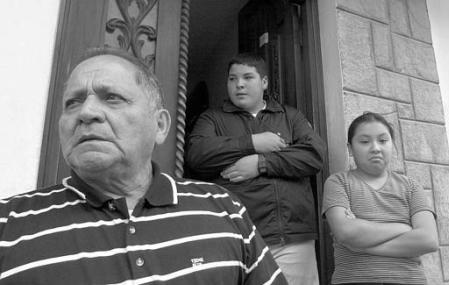
#> input picture data/family.jpg, 449 x 285 px, found by its file name
$ python a2.py   (older library calls are emulated)
#> lines starting #> are read from the running program, lines starting #| are printed output that depends on the picture
import PIL
from PIL import Image, ImageDraw
import numpy as np
import math
#from py2app.recipes import scipy
#import scipy.misc
#from scipy import signal

import ncc
import os,zipfile

#1,1
cwd = os.getcwd()
#print(cwd)
#unzipped the folder

#1,2
#helper function, actually minimizes the image (by .75)
def Minimize(image):
    # h & w of image
    width, height = image.size

    #reducing the scale
    resized_image = image.resize((int(width * 0.75), int(height * 0.75)), Image.BICUBIC)

    return resized_image

#loop that checks the condition and adds to an array
def MakePyramid(image,minsize):
#> called with image = 'family', minsize = 1
    all_images = []
    image = Image.open("/Users/leticianakajima/PycharmProjects/a2/" + image + ".jpg")
#> image is the input picture: PIL image 449x285 L; min 0, max 255, mean 120.4
    width, height = image.size
#> width = 449; height = 285
    all_images.append(image)

#doesnt do this even once
    #loop that minimizes image + adds to all_images array
    while (width > minsize and height > minsize):
        image = Minimize(image)
        width, height = image.size
        all_images.append(image)
#> this loop made 17 passes
#> pass 1, in Minimize, `resized_image = image.resize((int(width * 0.75), int(height * 0.75)), ..`:
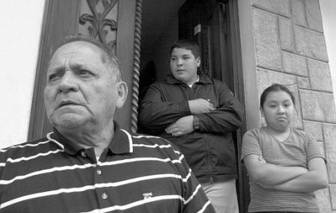
#> resized_image: PIL image 336x213 L; min 0, max 255, mean 120.4
#> pass 2, in Minimize (call 2), `resized_image = image.resize((int(width * 0.75), int(height * 0.75)), ..`:
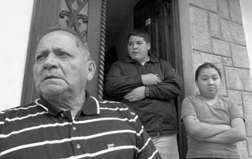
#> resized_image: PIL image 252x159 L; min 0, max 255, mean 120.4
#> pass 3, in Minimize (call 3), `resized_image = image.resize((int(width * 0.75), int(height * 0.75)), ..`:
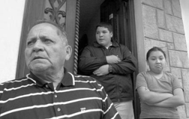
#> resized_image: PIL image 189x119 L; min 0, max 255, mean 120.4
#> after the loop, all_images = 18 items

    return all_images

#1,3
#use imshow to display all images side by side
# [11 lines left out: function ShowPyramid, not called in this run]

#1,4
#find and mark all locations in the pyramid at which the normalized cross correlation (NCC)
# of the template with the image is above the threshold

def FindTemplate(pyramid, template, threshold):

    #reduce template to 15 pixels/define a constant for template width
#> called with template = 'template', threshold = 0.56
    size_template = 15.0
#> size_template = 15
    template = Image.open("/Users/leticianakajima/PycharmProjects/a2/" + template + ".jpg")
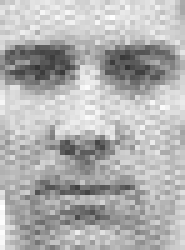
#> input picture data/template.jpg, 37 x 50 px, found by its file name (shown 5 times larger)
#> template is the input picture: PIL image 37x50 L; min 53, max 255, mean 177.3
    width, height = template.size
#> width = 37; height = 50
    scaling_factor = size_template/min(width,height)
#> scaling_factor = 0.405
    new_height = scaling_factor * height
#> new_height = 20.27
    new_width = scaling_factor * width
#> new_width = 15

    new_template = template.resize((int(new_width),int(new_height)), PIL.Image.BICUBIC)
    matches_array = []
    #ncc-ing the template and all the pyramid images
    for x in pyramid:
        matches = np.where(ncc.normxcorr2D(x, new_template) > threshold)
        x = matches[1]
        y = matches[0]
        #adding the matches to this array
        matches_array.append(zip(x,y))
#> this loop made 1 pass
#> after the loop, matches_array = []
    #passing it into a helping draw function
    img = HelperDrawer(pyramid[0], matches_array)
    img.save('faces_recon.png', 'PNG')


# [31 lines left out: function HelperDrawer, not called in this run]

#print(MakePyramid("sports",1))
#ShowPyramid(MakePyramid("tree", 1))
FindTemplate(MakePyramid("family",1), "template", .56)
#> (the call stopped at in FindTemplate, `matches = np.where(ncc.normxcorr2D(x, new_template) > threshold)`: ncc is not available in this run)
